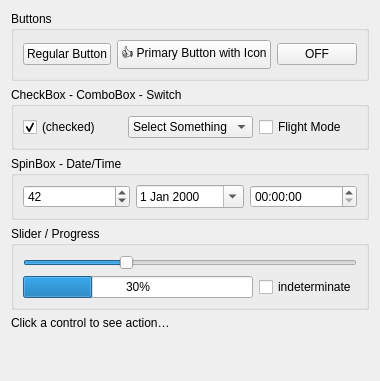
<?xml version="1.0" encoding="UTF-8"?>
<ui version="4.0">
 <class>ControlsPage</class>
 <widget class="QWidget" name="ControlsPage">
  <property name="windowTitle">
   <string>ControlsPage</string>
  </property>
  <layout class="QVBoxLayout" name="verticalLayout_root">

   <!-- === Buttons Group === -->
   <item>
    <widget class="QGroupBox" name="groupButtons">
     <property name="title">
      <string>Buttons</string>
     </property>
     <layout class="QHBoxLayout" name="hLayout_buttons">
      <item>
       <widget class="QPushButton" name="btn_regular">
        <property name="text">
         <string>Regular Button</string>
        </property>
       </widget>
      </item>
      <item>
       <widget class="QPushButton" name="btn_primary">
        <property name="text">
         <string>👍 Primary Button with Icon</string>
        </property>
       </widget>
      </item>
      <item>
       <widget class="QPushButton" name="btn_toggle">
        <property name="checkable">
         <bool>true</bool>
        </property>
        <property name="text">
         <string>OFF</string>
        </property>
       </widget>
      </item>
     </layout>
    </widget>
   </item>

   <!-- === Checkboxes / Combo === -->
   <item>
    <widget class="QGroupBox" name="groupChecks">
     <property name="title">
      <string>CheckBox - ComboBox - Switch</string>
     </property>
     <layout class="QHBoxLayout" name="hLayout_checks">
      <item>
       <widget class="QCheckBox" name="cb_checked">
        <property name="text">
         <string>(checked)</string>
        </property>
        <property name="checked">
         <bool>true</bool>
        </property>
       </widget>
      </item>
      <item>
       <widget class="QComboBox" name="combo">
        <item><property name="text"><string>Select Something</string></property></item>
        <item><property name="text"><string>Option A</string></property></item>
        <item><property name="text"><string>Option B</string></property></item>
       </widget>
      </item>
      <item>
       <widget class="QCheckBox" name="cb_flight">
        <property name="text">
         <string>Flight Mode</string>
        </property>
       </widget>
      </item>
     </layout>
    </widget>
   </item>

   <!-- === Editors === -->
   <item>
    <widget class="QGroupBox" name="groupEditors">
     <property name="title">
      <string>SpinBox - Date/Time</string>
     </property>
     <layout class="QHBoxLayout" name="hLayout_editors">
      <item>
       <widget class="QSpinBox" name="spin">
        <property name="value"><number>42</number></property>
       </widget>
      </item>
      <item>
       <widget class="QDateEdit" name="date">
        <property name="calendarPopup"><bool>true</bool></property>
       </widget>
      </item>
      <item>
       <widget class="QTimeEdit" name="time"/>
      </item>
     </layout>
    </widget>
   </item>

   <!-- === Slider / Progress === -->
   <item>
    <widget class="QGroupBox" name="groupProgress">
     <property name="title">
      <string>Slider / Progress</string>
     </property>
     <layout class="QVBoxLayout" name="vLayout_progress">
      <item>
       <widget class="QSlider" name="slider">
        <property name="orientation">
         <enum>Qt::Horizontal</enum>
        </property>
        <property name="minimum"><number>0</number></property>
        <property name="maximum"><number>100</number></property>
        <property name="value"><number>30</number></property>
       </widget>
      </item>
      <item>
       <layout class="QHBoxLayout" name="hLayout_progress">
        <item>
         <widget class="QProgressBar" name="progress">
          <property name="minimum"><number>0</number></property>
          <property name="maximum"><number>100</number></property>
          <property name="value"><number>30</number></property>
         </widget>
        </item>
        <item>
         <widget class="QCheckBox" name="chk_ind">
          <property name="text">
           <string>indeterminate</string>
          </property>
         </widget>
        </item>
       </layout>
      </item>
     </layout>
    </widget>
   </item>

   <!-- === Status Label === -->
   <item>
    <widget class="QLabel" name="status">
     <property name="text">
      <string>Click a control to see action…</string>
     </property>
    </widget>
   </item>

   <item>
    <spacer name="verticalSpacer">
     <property name="orientation"><enum>Qt::Vertical</enum></property>
     <property name="sizeHint" stdset="0">
      <size><width>20</width><height>40</height></size>
     </property>
    </spacer>
   </item>

  </layout>
 </widget>
 <resources/>
 <connections/>
</ui>
